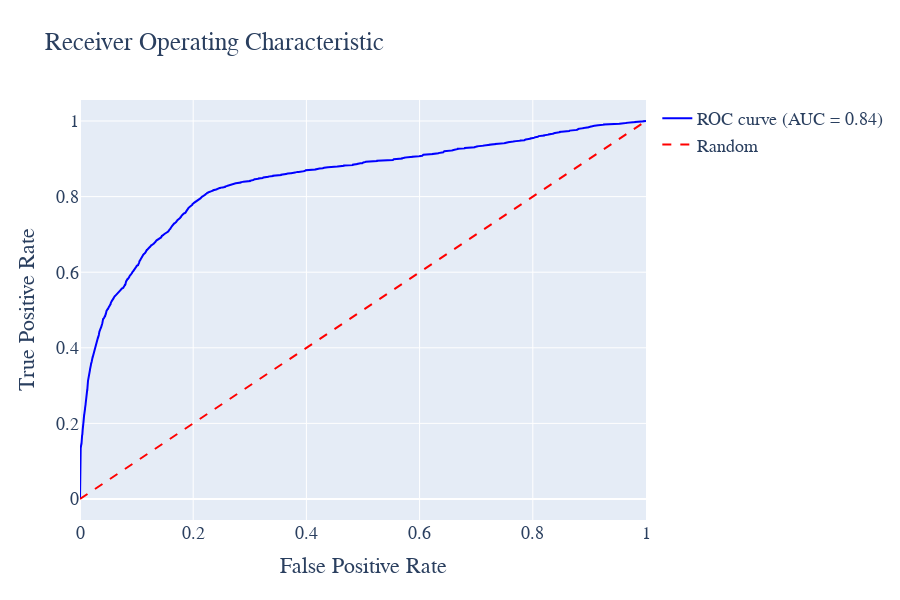

Notebook source saved alongside this figure:
### Code cell
# %%
import plotly.graph_objects as go
from sklearn.metrics import roc_curve, auc

# 计算ROC曲线
roc_auc = auc(fpr, tpr)

# 计算ROC曲线
roc_auc = auc(fpr, tpr)

# 创建布局
layout = go.Layout(
    title='Receiver Operating Characteristic',
    xaxis=dict(title='False Positive Rate'),
    yaxis=dict(title='True Positive Rate'),
    hovermode='closest',
    width=900, height=600,
    font=dict(family='Times New Roman', size=18)
)

# 创建ROC曲线图形
roc_trace = go.Scatter(
    x=fpr,
    y=tpr,
    mode='lines',
    line=dict(color='blue', width=2),
    name='ROC curve (AUC = %0.2f)' % roc_auc
)

# 创建对角线图形
diagonal_trace = go.Scatter(
    x=[0, 1],
    y=[0, 1],
    mode='lines',
    line=dict(color='red', width=2, dash='dash'),
    name='Random'
)

# 创建图表数据
data = [roc_trace, diagonal_trace]

# 创建图表
fig = go.Figure(data=data, layout=layout)

fig.write_html('Image/4_3_5.html')
# 显示图表
fig.show()

### Figure 1 — Plotly figure (JSON) as saved in the notebook; plotly's stock layout.template omitted (floating-point values rounded to 4 significant figures; data arrays with more than 128 entries replaced by an {"elided": "..."} marker saying what was removed)
{"data": [{"line": {"color": "blue", "width": 2}, "mode": "lines", "name": "ROC curve (AUC = 0.84)", "type": "scatter", "x": {"elided": "4478 float values"}, "y": {"elided": "4478 float values"}}, {"line": {"color": "red", "dash": "dash", "width": 2}, "mode": "lines", "name": "Random", "type": "scatter", "x": [0, 1], "y": [0, 1]}], "layout": {"font": {"family": "Times New Roman", "size": 18}, "height": 600, "hovermode": "closest", "title": {"text": "Receiver Operating Characteristic"}, "width": 900, "xaxis": {"title": {"text": "False Positive Rate"}}, "yaxis": {"title": {"text": "True Positive Rate"}}}}
